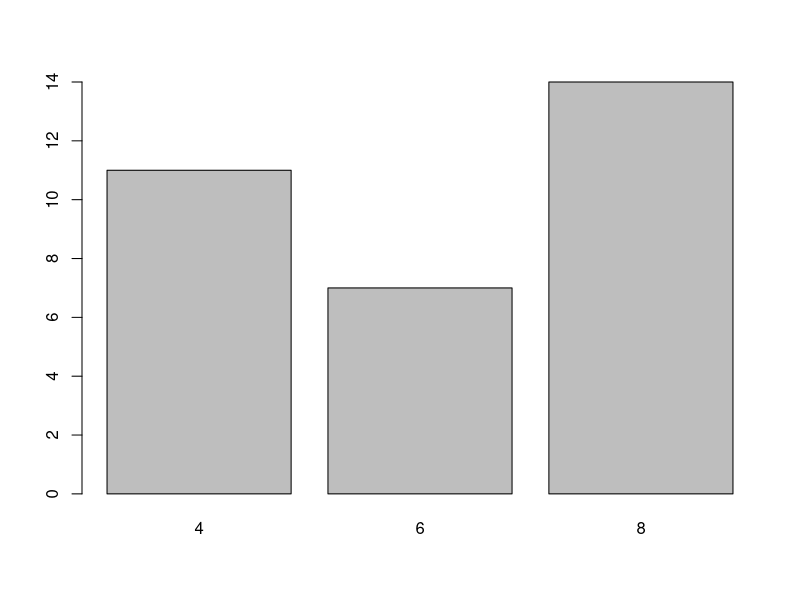
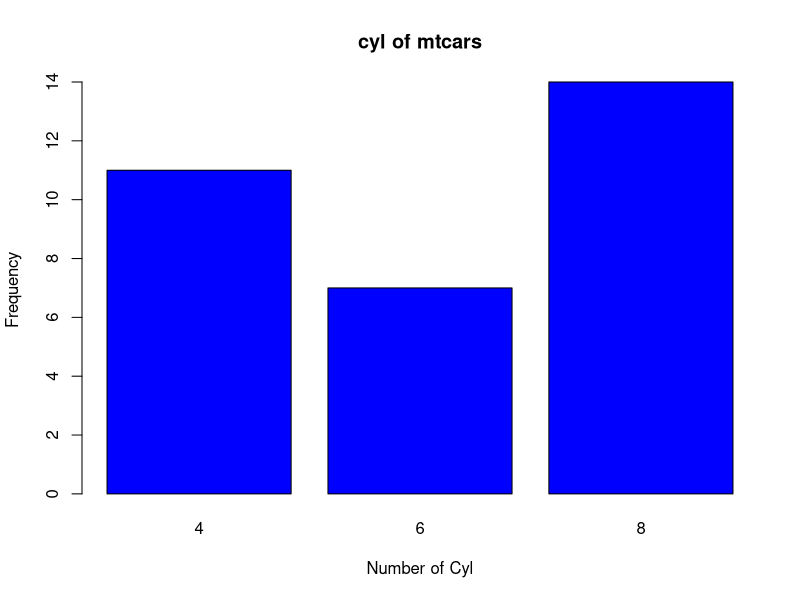
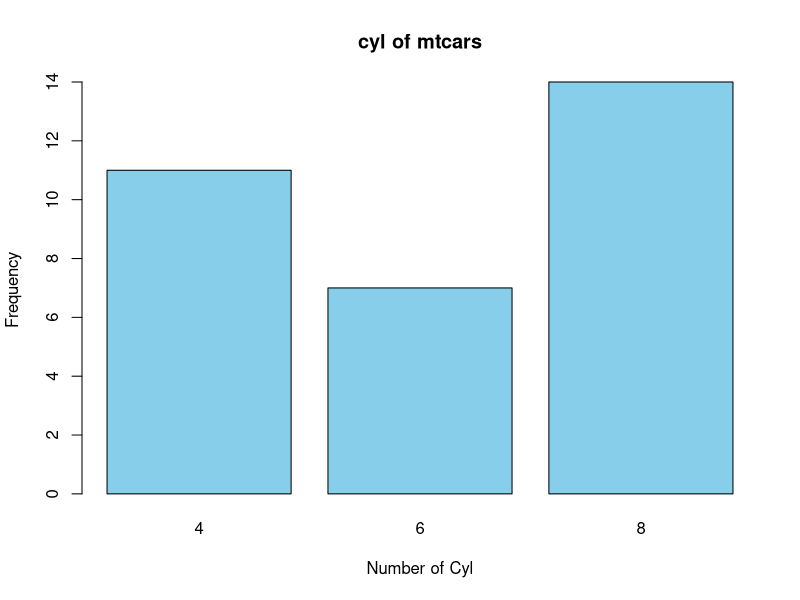

Generate these figures, in order, with R:
# 24-0824 sat 09:46 

# dataset 조회
data()
mtcars

# table
table(mtcars$cyl) -> mtcars_cyl
mtcars_cyl

#
barplot(mtcars_cyl)

# barplot blue color
barplot(mtcars_cyl, main = "cyl of mtcars", 
        xlab = "Number of Cyl",
        ylab = "Frequency",
        col = "blue")
  
#
barplot(mtcars_cyl, 
        main = "cyl of mtcars", 
        xlab = "Number of Cyl",
        ylab = "Frequency",
        col = "skyblue")


